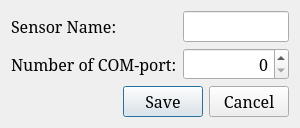
<?xml version="1.0" encoding="UTF-8"?>
<ui version="4.0">
 <class>EditDialog</class>
 <widget class="QDialog" name="EditDialog">
  <property name="geometry">
   <rect>
    <x>0</x>
    <y>0</y>
    <width>300</width>
    <height>108</height>
   </rect>
  </property>
  <property name="font">
   <font>
    <family>Garamond</family>
    <pointsize>12</pointsize>
   </font>
  </property>
  <property name="windowTitle">
   <string>Редактировать</string>
  </property>
  <layout class="QVBoxLayout" name="verticalLayout">
   <item>
    <layout class="QGridLayout" name="gridLayout">
     <item row="0" column="0">
      <widget class="QLabel" name="sensorNameLabel">
       <property name="text">
        <string>Sensor Name:</string>
       </property>
      </widget>
     </item>
     <item row="0" column="1">
      <widget class="QLineEdit" name="sensorNameLineEdit"/>
     </item>
     <item row="1" column="0">
      <widget class="QLabel" name="portNumberLabel">
       <property name="text">
        <string>Number of COM-port:</string>
       </property>
      </widget>
     </item>
     <item row="1" column="1">
      <widget class="QSpinBox" name="portNumberSpinBox">
       <property name="alignment">
        <set>Qt::AlignRight|Qt::AlignTrailing|Qt::AlignVCenter</set>
       </property>
      </widget>
     </item>
    </layout>
   </item>
   <item>
    <layout class="QHBoxLayout" name="horizontalLayout">
     <item>
      <spacer name="horizontalSpacer">
       <property name="orientation">
        <enum>Qt::Horizontal</enum>
       </property>
       <property name="sizeHint" stdset="0">
        <size>
         <width>40</width>
         <height>20</height>
        </size>
       </property>
      </spacer>
     </item>
     <item>
      <widget class="QPushButton" name="saveButton">
       <property name="text">
        <string>Save</string>
       </property>
      </widget>
     </item>
     <item>
      <widget class="QPushButton" name="cancelButton">
       <property name="text">
        <string>Cancel</string>
       </property>
      </widget>
     </item>
    </layout>
   </item>
  </layout>
 </widget>
 <resources/>
 <connections/>
</ui>
